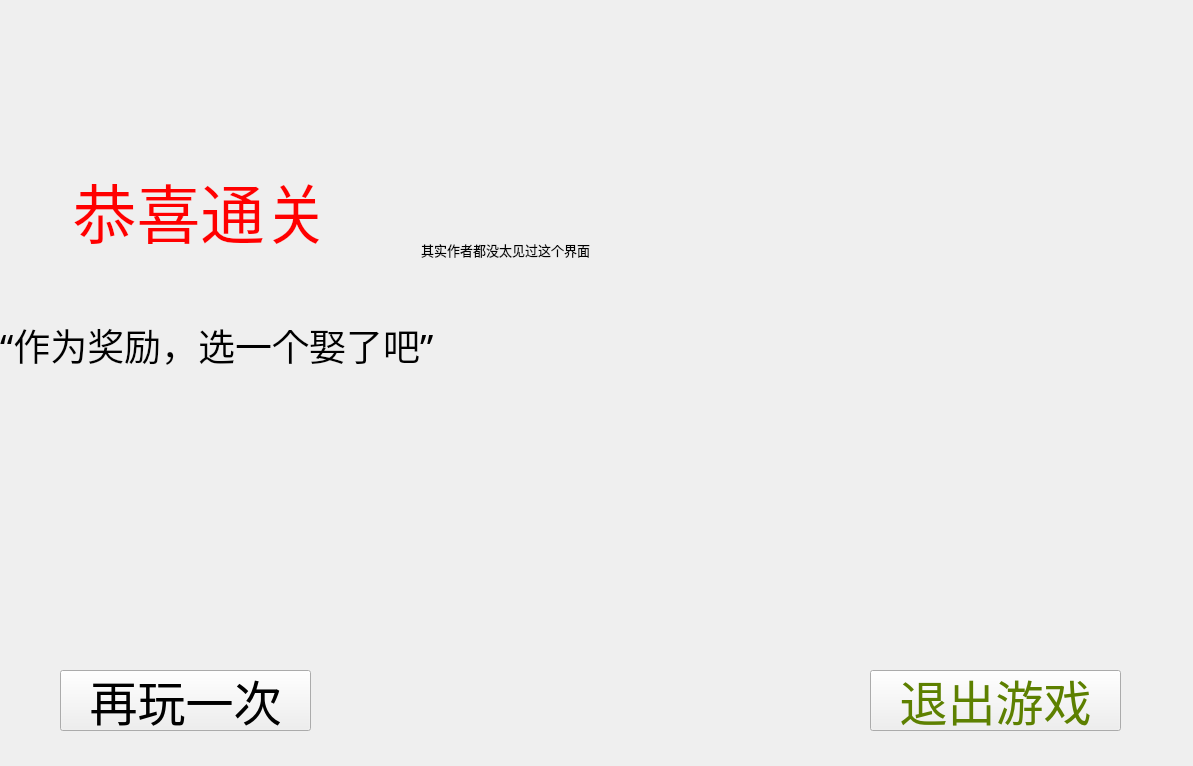
<?xml version="1.0" encoding="UTF-8"?>
<ui version="4.0">
 <class>FinalWin</class>
 <widget class="QWidget" name="FinalWin">
  <property name="geometry">
   <rect>
    <x>0</x>
    <y>0</y>
    <width>1193</width>
    <height>766</height>
   </rect>
  </property>
  <property name="windowTitle">
   <string>恭喜通关</string>
  </property>
  <widget class="QPushButton" name="restartgame">
   <property name="geometry">
    <rect>
     <x>60</x>
     <y>670</y>
     <width>251</width>
     <height>61</height>
    </rect>
   </property>
   <property name="font">
    <font>
     <family>隶书</family>
     <pointsize>36</pointsize>
    </font>
   </property>
   <property name="styleSheet">
    <string notr="true">color: qlineargradient(spread:pad, x1:0, y1:1, x2:0, y2:0, stop:0 rgba(0, 0, 0, 255), stop:0.05 rgba(14, 8, 73, 255), stop:0.36 rgba(28, 17, 145, 255), stop:0.6 rgba(126, 14, 81, 255), stop:0.75 rgba(234, 11, 11, 255), stop:0.79 rgba(244, 70, 5, 255), stop:0.86 rgba(255, 136, 0, 255), stop:0.935 rgba(239, 236, 55, 255));


</string>
   </property>
   <property name="text">
    <string>再玩一次</string>
   </property>
  </widget>
  <widget class="QPushButton" name="goodbye">
   <property name="geometry">
    <rect>
     <x>870</x>
     <y>670</y>
     <width>251</width>
     <height>61</height>
    </rect>
   </property>
   <property name="font">
    <font>
     <family>隶书</family>
     <pointsize>36</pointsize>
    </font>
   </property>
   <property name="styleSheet">
    <string notr="true">color: qlineargradient(spread:pad, x1:0, y1:0, x2:1, y2:0, stop:0 rgba(9, 41, 4, 255), stop:0.085 rgba(2, 79, 0, 255), stop:0.19 rgba(50, 147, 22, 255), stop:0.275 rgba(236, 191, 49, 255), stop:0.39 rgba(243, 61, 34, 255), stop:0.555 rgba(135, 81, 60, 255), stop:0.667 rgba(121, 75, 255, 255), stop:0.825 rgba(164, 255, 244, 255), stop:0.885 rgba(104, 222, 71, 255), stop:1 rgba(93, 128, 0, 255));
</string>
   </property>
   <property name="text">
    <string>退出游戏</string>
   </property>
  </widget>
  <widget class="QLabel" name="label">
   <property name="geometry">
    <rect>
     <x>20</x>
     <y>130</y>
     <width>361</width>
     <height>161</height>
    </rect>
   </property>
   <property name="font">
    <font>
     <family>微软雅黑</family>
     <pointsize>48</pointsize>
    </font>
   </property>
   <property name="styleSheet">
    <string notr="true">color: rgb(255, 0, 0);</string>
   </property>
   <property name="text">
    <string>&lt;html&gt;&lt;head/&gt;&lt;body&gt;&lt;p align=&quot;center&quot;&gt;恭喜通关&lt;/p&gt;&lt;/body&gt;&lt;/html&gt;</string>
   </property>
  </widget>
  <widget class="QLabel" name="label_2">
   <property name="geometry">
    <rect>
     <x>360</x>
     <y>230</y>
     <width>291</width>
     <height>41</height>
    </rect>
   </property>
   <property name="font">
    <font>
     <family>微软雅黑</family>
     <pointsize>10</pointsize>
    </font>
   </property>
   <property name="styleSheet">
    <string notr="true">color: rgb(0, 0, 0);</string>
   </property>
   <property name="text">
    <string>&lt;html&gt;&lt;head/&gt;&lt;body&gt;&lt;p align=&quot;center&quot;&gt;其实作者都没太见过这个界面&lt;/p&gt;&lt;/body&gt;&lt;/html&gt;</string>
   </property>
  </widget>
  <widget class="QLabel" name="prize">
   <property name="geometry">
    <rect>
     <x>650</x>
     <y>80</y>
     <width>511</width>
     <height>511</height>
    </rect>
   </property>
   <property name="text">
    <string/>
   </property>
  </widget>
  <widget class="QLabel" name="label_3">
   <property name="geometry">
    <rect>
     <x>0</x>
     <y>310</y>
     <width>1001</width>
     <height>71</height>
    </rect>
   </property>
   <property name="font">
    <font>
     <family>微软雅黑</family>
     <pointsize>28</pointsize>
    </font>
   </property>
   <property name="text">
    <string>&lt;html&gt;&lt;head/&gt;&lt;body&gt;&lt;p&gt;“作为奖励，选一个娶了吧” &lt;/p&gt;&lt;/body&gt;&lt;/html&gt;</string>
   </property>
  </widget>
 </widget>
 <resources/>
 <connections>
  <connection>
   <sender>goodbye</sender>
   <signal>clicked()</signal>
   <receiver>FinalWin</receiver>
   <slot>close()</slot>
   <hints>
    <hint type="sourcelabel">
     <x>865</x>
     <y>593</y>
    </hint>
    <hint type="destinationlabel">
     <x>643</x>
     <y>581</y>
    </hint>
   </hints>
  </connection>
 </connections>
</ui>
